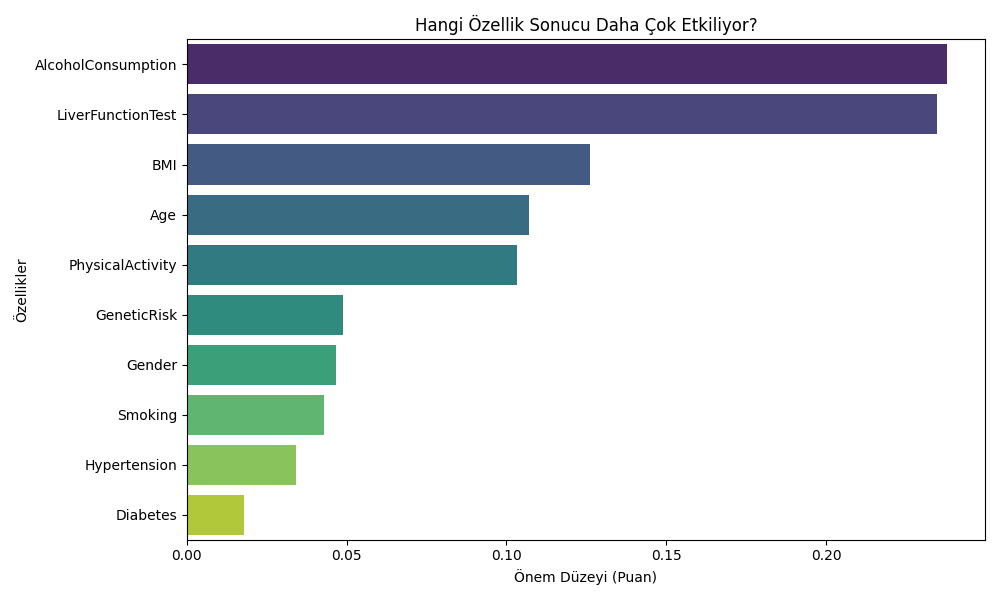

This figure's Python source:
import pandas as pd
import joblib
import matplotlib.pyplot as plt
import seaborn as sns

# 1. Modeli Yükle
model = joblib.load('en_iyi_model.joblib')

# 2. Sütun İsimleri (Eğitim sırasıyla aynı olmalı)
feature_names = ['Age', 'Gender', 'BMI', 'AlcoholConsumption', 'Smoking', 
                 'GeneticRisk', 'PhysicalActivity', 'Diabetes', 
                 'Hypertension', 'LiverFunctionTest']

# 3. Önem Değerlerini Al
importances = model.feature_importances_

# 4. Görselleştirme
# Veriyi DataFrame yapıp sıralayalım
feature_imp_df = pd.DataFrame({'Feature': feature_names, 'Importance': importances})
feature_imp_df = feature_imp_df.sort_values(by='Importance', ascending=False)

print("\n--- Modelin En Çok Dikkat Ettiği Özellikler ---")
print(feature_imp_df)

plt.figure(figsize=(10, 6))
sns.barplot(x='Importance', y='Feature', data=feature_imp_df, palette='viridis')
plt.title('Hangi Özellik Sonucu Daha Çok Etkiliyor?')
plt.xlabel('Önem Düzeyi (Puan)')
plt.ylabel('Özellikler')
plt.tight_layout()
plt.savefig('ozellik_onemi.png')
plt.show()

print("\nGrafik 'ozellik_onemi.png' olarak kaydedildi.")
